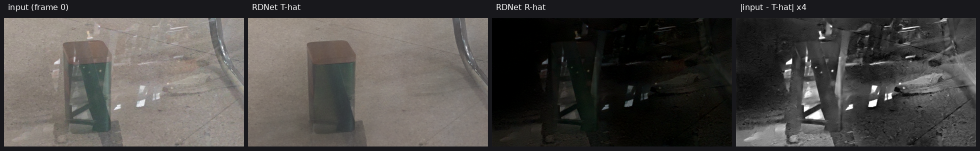
#> input picture RDNet_901_frame0_analyze.png, 1960 x 301 px, found by its file name (shown at 1/2 size)
$ python demo_synth_occlusion_v2.py
#> lines starting #> are read from the running program, lines starting #| are printed output that depends on the picture; after the words box and inside, x2 and y2 are one past the last pixel; in counts of white or black regions, pixels touching at a corner belong together; pictures that were not available may be replaced by others from this repository, and a replacement may not be noted
### scripts/synth_occlusion_v2.py
"""合成遮挡区（Ω）注入：S1 随机平滑闭曲线 + S2 真实行人剪影（变换后作为投影轮廓）。

物理（与实测口径对齐，见 2026.10.26_物理模型_最终版 与 2026.10.28_遮蔽区定义档）：
    c(x)  遮挡覆盖率场（0..1，边界软过渡）
    T'    = (1 - eta*c) * T                <- 照度下降（目标本身更暗，实测 10.9%±7.3%）
    R'    = (1 - c) * R + c * R_occ        <- 亮反射被"暗的、离焦的自身反射"替换
    I     = T' + b * R'
    om    = c > 0.5                        <- 精确掩码（由构造给出，无需标注）

用法：
    python synth_occlusion_v2.py --selftest
    python synth_occlusion_v2.py --demo --demo-out demo.png
"""
import argparse
import glob
import os
import sys

import cv2
import numpy as np

LIB_DEFAULT = os.environ.get(
    "TINTED_SILHOUETTES",
    "/DataDisk/zmy_code/TintedGlass_Enhance/data/silhouettes/lib")

# ---- 实测锚点（2026-10-29 重新标定，见 measure_real_darkness_gap / check_illumination_vs_reflection）----
# 关键修正：真实数据里 Ω 内的"暗"主要不是目标变暗，而是**输入相对目标暗**：
#   1026 池 82 对：T_in/T_out = 0.963，I_in/T_out = 0.803 ⇒ I/T_in ≈ 0.87
#   ⇒ 网络必须在 Ω 内**局部提亮**约 13%，而这一点是任何全局增益都做不到的
I_OVER_T_IN = (0.87, 0.10)             # Ω 内 I/T 的目标分布（截断到 [0.55, 1.05]）
I_OVER_T_OUT = 1.045                   # Ω 外 I/T（反射贡献 +4.5%）
R_OCC_RATIO = (0.015, 0.030)           # Ω 内"遮挡物自身暗反射"占 T 的比例（方案 B）
R_OCC_SIGMA = (10.0, 24.0)             # 离焦半径
EDGE_PX = (0.6, 1.2)                   # 边界软过渡宽度（用户：真实边缘更清晰）
TARGET_DARKEN = 0.0                    # 目标是否也压暗（实测只有 3.7%，默认不加）

# ------------------------------------------------------------------ 形状
# [10 lines left out: function _pad_to, not called in this run]


def _place(rng, m, H, W, bottom_bias=0.7):
    """把形状放到画布上：多数贴下缘/侧缘（拍摄者通常站在取景框边缘），少数任意位置。"""
    h, w = m.shape
    if h > H or w > W:                      # 超界先等比缩进画布
        k = min(H / h, W / w) * 0.95
        m = cv2.resize(m, (max(1, int(w * k)), max(1, int(h * k))), interpolation=cv2.INTER_AREA)
        h, w = m.shape
    canvas = np.zeros((H, W), np.float32)
    if rng.random() < bottom_bias:
        y = H - h - rng.integers(0, max(1, H // 12))
        side = int(rng.integers(0, 3))
        if side == 0:
            x = rng.integers(0, max(1, W // 6))
        elif side == 1:
            x = W - w - rng.integers(0, max(1, W // 6))
        else:
            x = rng.integers(0, max(1, W - w + 1))
    else:
        y = rng.integers(0, max(1, H - h + 1))
        x = rng.integers(0, max(1, W - w + 1))
    y = int(min(max(0, int(y)), H - h))      # 硬夹紧，避免切片越界
    x = int(min(max(0, int(x)), W - w))
    canvas[y:y + h, x:x + w] = m
    return canvas


def _soft_edge(m, rng, edge_px=None):
    """把二值掩码变成带软过渡的覆盖率场 c∈[0,1]（内正外负的有符号距离）。"""
    e = float(rng.uniform(*EDGE_PX)) if edge_px is None else float(edge_px)
    b = (m > 0.5).astype(np.uint8)
    d_in = cv2.distanceTransform(b, cv2.DIST_L2, 5)
    d_out = cv2.distanceTransform(1 - b, cv2.DIST_L2, 5)
    return np.clip(0.5 + (d_in - d_out) / (2.0 * e), 0.0, 1.0).astype(np.float32)


def _elastic(rng, m, amp_frac=0.05, k=3):
    """低频弹性形变：模仿投影面上的非线性拉伸/挤压。"""
    H, W = m.shape
    small = (6, 6)
    dx = rng.normal(0, 1, (small[0], small[1])).astype(np.float32)
    dy = rng.normal(0, 1, (small[0], small[1])).astype(np.float32)
    dx = cv2.resize(dx, (W, H), interpolation=cv2.INTER_CUBIC)
    dy = cv2.resize(dy, (W, H), interpolation=cv2.INTER_CUBIC)
    a = amp_frac * min(H, W)
    xx, yy = np.meshgrid(np.arange(W, dtype=np.float32), np.arange(H, dtype=np.float32))
    return cv2.remap(m, xx + a * dx, yy + a * dy, interpolation=cv2.INTER_LINEAR,
                     borderMode=cv2.BORDER_CONSTANT, borderValue=0)


def _affine_shape(rng, m, widen=(1.20, 1.70), squash=(0.80, 1.05), shear=0.10):
    """把剪影"放宽"成该视角下的投影轮廓。

    用户定案（2026-10-29）：**不做旋转** —— 旋转会破坏语义（人看起来是歪的）；
    改为各向异性放宽（x 拉宽 1.2–1.7×，y 轻微压缩 0.8–1.05×）+ 小幅剪切。
    """
    h, w = m.shape
    sx = float(rng.uniform(*widen))
    sy = float(rng.uniform(*squash))
    sh = float(rng.uniform(-shear, shear))
    l00, l01 = sx, sx * sh
    l10, l11 = 0.0, sy
    cx, cy = (w - 1) / 2.0, (h - 1) / 2.0
    tx = cx - (l00 * cx + l01 * cy)
    ty = cy - (l10 * cx + l11 * cy)
    M = np.array([[l00, l01, tx], [l10, l11, ty]], dtype=np.float64)
    return cv2.warpAffine(m.astype(np.float32), M, (w, h), flags=cv2.INTER_LINEAR,
                          borderMode=cv2.BORDER_CONSTANT, borderValue=0)


def sample_S1(rng, H, W, area_frac):
    """S1：随机平滑闭曲线（极坐标傅里叶级数），可控面积。"""
    n = int(rng.integers(3, 7))
    th = np.sort(rng.uniform(0, 2 * np.pi, n))
    r = rng.uniform(0.55, 1.0, n)
    t = np.linspace(0, 2 * np.pi, 360, endpoint=False)
    rn = np.interp(t, np.r_[th, 2 * np.pi], np.r_[r, r[0]])
    k = rng.integers(2, 5)
    rn = rn * (1 + 0.18 * np.sin(k * t + rng.uniform(0, 6.28)))
    R0 = np.sqrt(area_frac * H * W / np.pi)
    cx, cy = rng.uniform(0.25, 0.75) * W, rng.uniform(0.3, 0.8) * H
    xs = np.clip(cx + R0 * rn * np.cos(t), 0, W - 1)
    ys = np.clip(cy + R0 * rn * np.sin(t), 0, H - 1)
    m = np.zeros((H, W), np.float32)
    cv2.fillPoly(m, [np.stack([xs, ys], 1).astype(np.int32)], 1.0)
    return _bbox_crop(m)


def _bbox_crop(m):
    ys, xs = np.nonzero(m > 0.5)
    if len(ys) < 20:
        return m
    return m[ys.min():ys.max() + 1, xs.min():xs.max() + 1]


def sample_S2(rng, lib, H, W, area_frac, upper_p=0.5, widen=None):
    """S2：真实行人剪影 → 放宽（不旋转）→ 可选只保留上半身 → 按目标面积缩放并贴边。

    upper_p：以该概率只取"上半身"（顶部 35–80%），此时底边是画框切边（真实拍摄者常被画框切掉）。
    返回 (mask, anchored_bottom)。
    """
    m = lib[int(rng.integers(0, len(lib)))].astype(np.float32)
    if m.max() > 1.5:
        m = (m > 127).astype(np.float32)
    m = _bbox_crop(m)
    m = _affine_shape(rng, m) if widen is None else _affine_shape(rng, m, widen=widen)
    if rng.random() < 0.7:
        m = _elastic(rng, m, amp_frac=float(rng.uniform(0.015, 0.040)))
    m = _bbox_crop(m)

    upper = rng.random() < upper_p
    if upper:
        f = float(rng.uniform(0.35, 0.80))
        h0 = max(8, int(m.shape[0] * f))
        m = m[:h0]
        m = _bbox_crop(m)

    # 按目标面积缩放（先粗调，再按实际面积精调一次）
    for _ in range(2):
        a_now = max(float((m > 0.5).sum()), 1.0)
        k = np.sqrt(area_frac * H * W / a_now)
        m = cv2.resize(m, (max(1, int(m.shape[1] * k)), max(1, int(m.shape[0] * k))),
                       interpolation=cv2.INTER_NEAREST)
    m = (m > 0.5).astype(np.float32)
    return m, upper


def coverage(rng, mode, H, W, area_frac=(0.05, 0.25), lib=None):
    """返回覆盖率场 c(x) ∈[0,1]（同一形状，边界软过渡）。"""
    a = float(rng.uniform(*area_frac)) if np.ndim(area_frac) else float(area_frac)
    if mode == "s1":
        m = sample_S1(rng, H, W, a)
        m = _place(rng, m, H, W)
    elif mode == "s2":
        if not lib:
            raise ValueError("S2 需要剪影库")
        m, upper = sample_S2(rng, lib, H, W, a)
        m = _place(rng, m, H, W, bottom_bias=0.95 if upper else 0.7)
    else:
        raise ValueError(mode)
    return _soft_edge(m, rng)


# ------------------------------------------------------------------ 注入
# [43 lines left out: function apply_occlusion, not called in this run]


def load_lib(lib_dir=None):
    d = lib_dir or LIB_DEFAULT
    ps = sorted(glob.glob(os.path.join(d, "*.png")))
    if not ps:
        raise FileNotFoundError(f"剪影库为空: {d}")
    lib = []
    for p in ps:
        m = cv2.imread(p, 0)
        if m is None:
            continue
        # 库内 PNG 存的是 0/255，统一归一到 0/1（面积计算依赖这一点）
        lib.append((m > 127).astype(np.float32))
    return lib


# ------------------------------------------------------------------ 自检 / 演示
# [89 lines left out: functions _stats, selftest, demo, not called in this run]


# [12 lines that do not run on import are left out]

### scripts/demo_synth_occlusion_v2.py
"""合成遮挡演示 v2：3 种形状（S1 / S2 全身 / S2 上半身）× 3 档"暗度"，供人工目检。

用法：python demo_synth_occlusion_v2.py --out demo.png
"""
import argparse
import glob
import os
import sys

import cv2
import numpy as np

sys.path.insert(0, os.path.dirname(os.path.abspath(__file__)))
import synth_occlusion_v2 as S  # noqa: E402

P = os.environ.get("TINTED_ROOT", "/DataDisk/zmy_code/TintedGlass_Enhance")
AMP_LEVELS = [(0.10, 0.22), (0.02, 0.12), (0.00, 0.05)]   # 亮 / 中（新默认）/ 很暗


def real_pair(size):
#> called with size = 240
    cand = sorted(glob.glob(os.path.join(P, "data/train_sets/real_pairs_1026/I/*.png")))
    if not cand:
        raise SystemExit("找不到真实配对")
    key = os.path.basename(cand[0])
    base = os.path.dirname(os.path.dirname(cand[0]))
    Ti = cv2.imread(os.path.join(base, "T", key))
#> Ti is the input picture: shape (301, 1960, 3); mean B, G, R 70.4, 72.9, 75.6
    Ii = cv2.imread(os.path.join(base, "I", key))
    R = np.clip(Ii.astype(np.float32) - Ti.astype(np.float32), 0, 255)
#> R: shape (301, 1960, 3) float32; every value is 0
    return cv2.resize(Ti, (size, size)), cv2.resize(R, (size, size))


def main():
    ap = argparse.ArgumentParser()
    ap.add_argument("--out", default="demo_synth_v2.png")
    ap.add_argument("--size", type=int, default=240)
    ap.add_argument("--seed", type=int, default=11)
    a = ap.parse_args()

    T, R = real_pair(a.size)
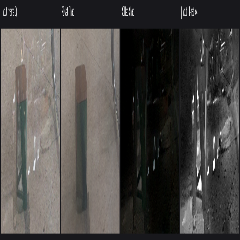
#> T: shape (240, 240, 3); mean of channels 0, 1, 2 70.4, 72.9, 75.6; drawn as B, G, R
#> R: shape (240, 240, 3) float32; every value is 0
    lib = S.load_lib()
#> lib = 1 item
    rng = np.random.default_rng(a.seed)

    rows, labels = [], []
    # 固定三个形状（同一 seed 抽到同一形状族），只改暗度
    shapes = {}
    shapes["S1-宽"] = S.coverage(np.random.default_rng(101), "s1", a.size, a.size, 0.14)
#> in sample_S1, `cv2.fillPoly(m, [np.stack([xs, ys], 1).astype(np.int32)], 1.0)`: m: shape (240, 240) float32; values 0 (black) and 1 (white), 12.3% white; 1 white region, box (x1, y1, x2, y2) and area: (108, 96, 215, 212) 7065
#> in _place, `canvas[y:y + h, x:x + w] = m`:
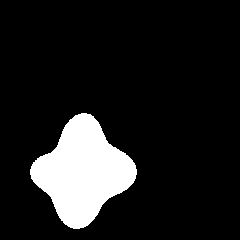
#> canvas: shape (240, 240) float32; values 0 (black) and 1 (white), 12.3% white; 1 white region, box (x1, y1, x2, y2) and area: (30, 113, 137, 229) 7065
    m, up = S.sample_S2(np.random.default_rng(202), lib, a.size, a.size, 0.14, upper_p=0.0)
#> in sample_S2, `m = lib[int(rng.integers(0, len(lib)))].astype(np.float32)`: m: shape (301, 1960) float32; values 0 (black) and 1 (white), 24.3% white; 935 white regions (820 under 20 px), largest, box (x1, y1, x2, y2) and area: (8, 36, 488, 293) 76951, (496, 36, 910, 198) 31826, (436, 36, 488, 193) 4873
#> in _bbox_crop (call 2), `return m[ys.min():ys.max() + 1, xs.min():xs.max() + 1]`: returned value: shape (285, 1944) float32; values 0 (black) and 1 (white), 25.9% white; 935 white regions (820 under 20 px), largest, box (x1, y1, x2, y2) and area: (0, 28, 480, 285) 76951, (488, 28, 902, 190) 31826, (428, 28, 480, 185) 4873
#> in _bbox_crop (call 3), `return m[ys.min():ys.max() + 1, xs.min():xs.max() + 1]`:
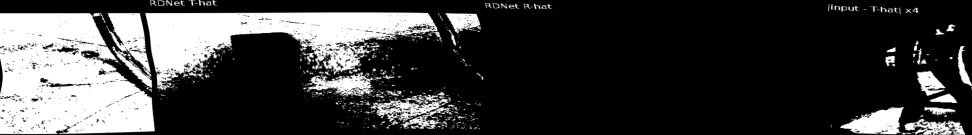
#> returned value: shape (270, 1944) float32 (shown at 1/2 size); min 0, max 1, mean 0.243
#> the loop in sample_S2, `for _ in range(2):` made 2 passes
#> (a_now, k) on passes 1 to 2: (127937, 0.251), (7941, 1.01)
#> in sample_S2, `m = (m > 0.5).astype(np.float32)`:
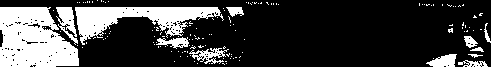
#> m: shape (67, 491) float32; values 0 (black) and 1 (white), 24.4% white; 138 white regions (126 under 20 px), largest, box (x1, y1, x2, y2) and area: (0, 7, 79, 67) 3628, (75, 7, 224, 45) 2517, (56, 7, 78, 45) 396
#> up = False
    shapes["S2-全身"] = S._soft_edge(S._place(rng, m, a.size, a.size), np.random.default_rng(203))
#> in _soft_edge (call 2), `b = (m > 0.5).astype(np.uint8)`: b: shape (240, 240); values 0 (black) and 1 (white), 3% white; 20 white regions (11 under 20 px), largest, box (x1, y1, x2, y2) and area: (0, 197, 37, 225) 810, (35, 197, 103, 215) 564, (26, 197, 36, 214) 86
    m2, up2 = S.sample_S2(np.random.default_rng(303), lib, a.size, a.size, 0.14, upper_p=1.0)
#> call 2 of sample_S2, with H = 240, W = 240, area_frac = 0.14, upper_p = 1
#> the loop in sample_S2 (call 2), `for _ in range(2):` made 2 passes
#> (a_now, k) on passes 1 to 2: (58685, 0.371), (7890, 1.01)
#> in sample_S2 (call 2), `m = (m > 0.5).astype(np.float32)`:
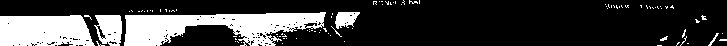
#> m: shape (46, 727) float32; values 0 (black) and 1 (white), 23.8% white; 93 white regions (87 under 20 px), largest, box (x1, y1, x2, y2) and area: (124, 12, 326, 46) 4062, (0, 15, 95, 46) 2585, (94, 15, 122, 46) 649, (335, 12, 360, 29) 284, (708, 33, 719, 46) 34, (660, 36, 668, 41) 21
#> up2 = True
    shapes["S2-上半身"] = S._soft_edge(S._place(rng, m2, a.size, a.size, 0.95), np.random.default_rng(204))
#> call 3 of _place, with H = 240, W = 240, bottom_bias = 0.95
#> in _place (call 3), `canvas[y:y + h, x:x + w] = m`:
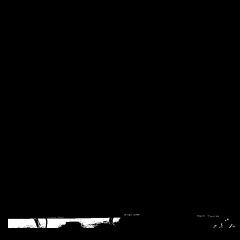
#> canvas: shape (240, 240) float32; min 0, max 1, mean 0.0132
#> in _soft_edge (call 3), `e = float(rng.uniform(*EDGE_PX)) if edge_px is None else float(edge_px)`: e = 0.922
#> in _soft_edge (call 3), `b = (m > 0.5).astype(np.uint8)`: b: shape (240, 240); values 0 (black) and 1 (white), 1.3% white; 9 white regions (5 under 20 px), largest, box (x1, y1, x2, y2) and area: (47, 218, 110, 228) 390, (8, 219, 37, 228) 245, (38, 219, 46, 228) 62, (113, 218, 120, 223) 25
#> in _soft_edge (call 3), `d_out = cv2.distanceTransform(1 - b, cv2.DIST_L2, 5)`:
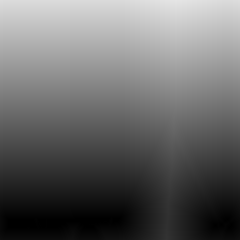
#> d_out: shape (240, 240) float32; min 0, max 229, mean 104.3

    for name, c in shapes.items():
        cells = []
        for amp in AMP_LEVELS:
            S.R_OCC_AMP = amp
            I, Tt, _, om = S.apply_occlusion(T, R, c, np.random.default_rng(5), b=1.0, eta=0.109)
            st = S._stats(Tt, I, om)
            cells.append(I)
            last = st
        ov = cells[1].copy()
        cnts, _ = cv2.findContours((c > 0.5).astype(np.uint8), cv2.RETR_EXTERNAL, cv2.CHAIN_APPROX_SIMPLE)
        cv2.drawContours(ov, cnts, -1, (0, 255, 0), 2)
        rows.append(np.hstack([T.astype(np.uint8)] + cells + [ov]))
        labels.append(f"{name}  Om={last['area']*100:.1f}%  I/T in={last['ratio_in']:.3f} out={last['ratio_out']:.3f}")
        print("  " + labels[-1])
#> this loop made 1 pass
#> name on pass 1: 'S1-宽'
#> after the loop, labels = []; rows = []

    canvas = np.vstack(rows)
    step = rows[0].shape[0]
    for i, lab in enumerate(labels):
        y = i * step + 20
        cv2.putText(canvas, lab, (5, y), cv2.FONT_HERSHEY_SIMPLEX, 0.45, (0, 0, 0), 3, cv2.LINE_AA)
        cv2.putText(canvas, lab, (5, y), cv2.FONT_HERSHEY_SIMPLEX, 0.45, (255, 255, 255), 1, cv2.LINE_AA)
    hdr = np.zeros((26, canvas.shape[1], 3), np.uint8)
    cv2.putText(hdr, "T' | occ AMP=0.10-0.22 (old) | AMP=0.02-0.12 (new default) | AMP=0.00-0.05 (darkest) | Omega",
                (5, 18), cv2.FONT_HERSHEY_SIMPLEX, 0.45, (200, 220, 255), 1, cv2.LINE_AA)
    canvas = np.vstack([hdr, canvas])
    cv2.imwrite(a.out, canvas)
    print("写出", a.out, canvas.shape)


if __name__ == "__main__":
#> (the run stopped early here; a loop or call above may not have finished)

$ run again, on RDNet_901_frame0_vs_600.png
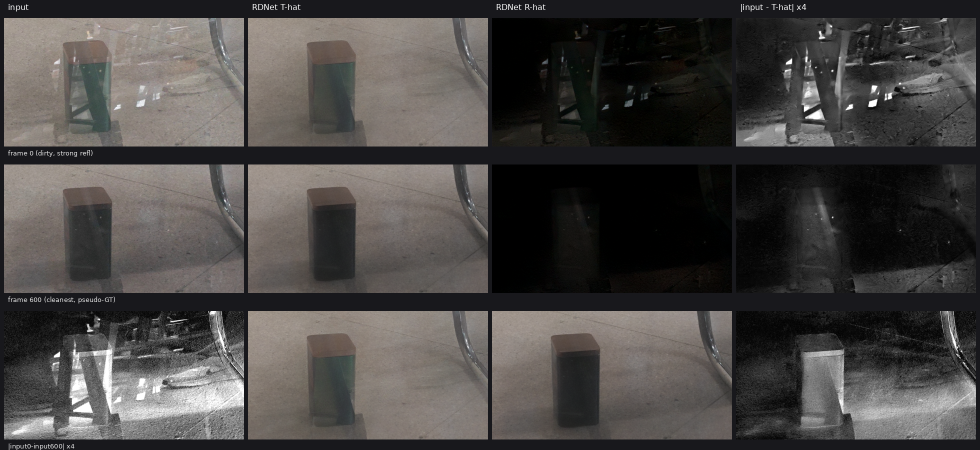
#> input picture RDNet_901_frame0_vs_600.png, 1960 x 899 px, found by its file name (shown at 1/2 size)
#> in real_pair, Ti is the input picture: shape (899, 1960, 3); mean B, G, R 69, 70.7, 73.4
#> lib = 1 item
#> canvas: shape (240, 240) float32; values 0 (black) and 1 (white), 12.3% white; 1 white region, box (x1, y1, x2, y2) and area: (30, 113, 137, 229) 7065
#> the loop in sample_S2, `for _ in range(2):` made 2 passes
#> (a_now, k) on passes 1 to 2: (284506, 0.168), (7985, 1)
#> up = False
#> the loop in sample_S2 (call 2), `for _ in range(2):` made 2 passes
#> (a_now, k) on passes 1 to 2: (150596, 0.231), (8008, 1)
#> in sample_S2 (call 2), `m = (m > 0.5).astype(np.float32)`:
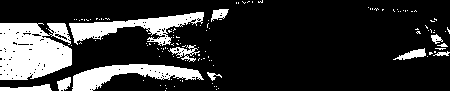
#> m: shape (91, 450) float32; values 0 (black) and 1 (white), 19.7% white; 122 white regions (110 under 20 px), largest, box (x1, y1, x2, y2) and area: (0, 23, 72, 80) 3387, (69, 12, 204, 46) 1708, (72, 64, 204, 91) 1642
#> up2 = True
#> e = 0.922
#> in _soft_edge (call 3), `d_out = cv2.distanceTransform(1 - b, cv2.DIST_L2, 5)`:
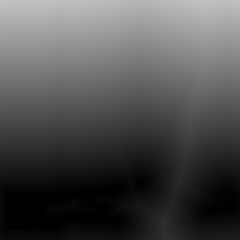
#> d_out: shape (240, 240) float32; min 0, max 195.6, mean 79.2
#> the loop in main, `for name, c in shapes.items():` made 1 pass
#> name on pass 1: 'S1-宽'
#> after the loop in main, `for name, c in shapes.items():`: labels = []
